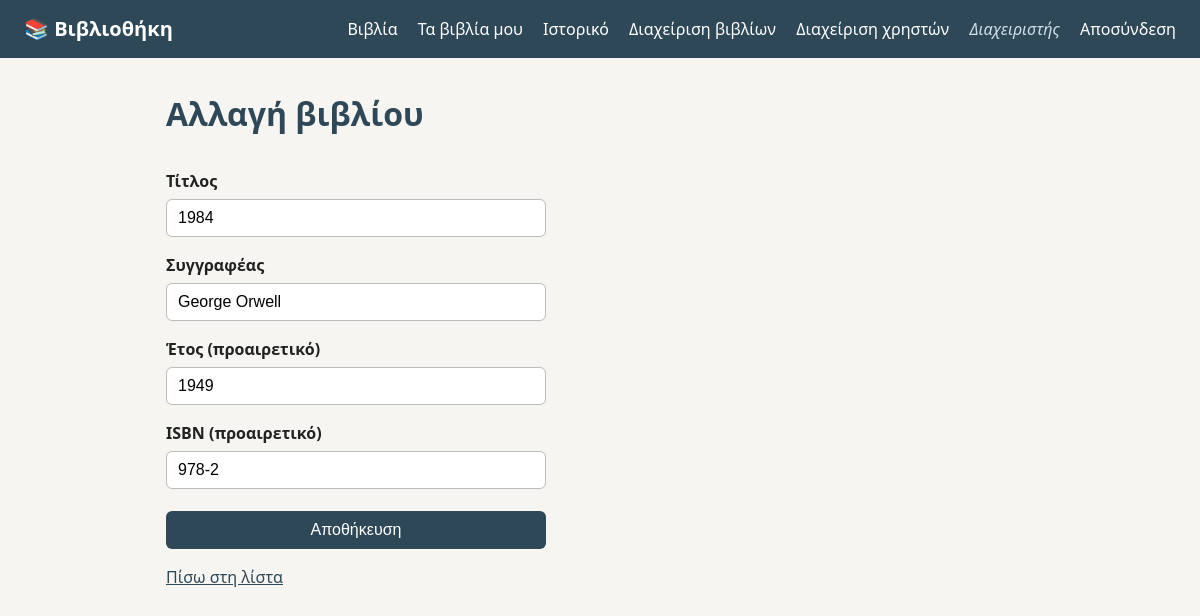
/admin/books/2/edit (signed in), run on the app's committed database.
### tables this page shows
CREATE TABLE users (
    id            INTEGER PRIMARY KEY AUTOINCREMENT,
    name          TEXT NOT NULL,
    email         TEXT NOT NULL UNIQUE,
    password_hash TEXT NOT NULL,
    role          TEXT NOT NULL DEFAULT 'user'
                  CHECK (role IN ('admin', 'user'))
);

CREATE TABLE books (
    id      INTEGER PRIMARY KEY AUTOINCREMENT,
    title   TEXT NOT NULL,
    author  TEXT NOT NULL,
    year    INTEGER,
    isbn    TEXT UNIQUE
);

### controllers/admin_controller.py (the view, shortened to what this page needs)
@admin.route("/books/<int:book_id>/edit", methods=["GET", "POST"])
@admin_required
def edit_book(book_id):
    try:
        book = current_app.book_service.get(book_id)
    except ServiceError as error:
        flash(str(error), "error")
        return redirect(url_for("admin.books"))
    return render_template("admin/book_form.html",
                           heading="Αλλαγή βιβλίου", book=book)

### controllers/auth_controller.py (called while the page is built)
@auth.before_app_request
def load_current_user():
    g.user = None
    user_id = session.get("user_id")
    if user_id is not None:
        try:
            g.user = current_app.user_service.get(user_id)
        except ServiceError:
            session.clear()

### dao/book_dao.py (called while the page is built)
    def get_by_id(self, book_id):
        conn = get_connection(self.db_path)
        row = conn.execute(
            "SELECT * FROM books WHERE id = ?", (book_id,)
        ).fetchone()
        conn.close()
        if row is None:
            return None
        return self._row_to_book(row)

    def _row_to_book(self, row):
        return Book(
            id=row["id"],
            title=row["title"],
            author=row["author"],
            year=row["year"],
            isbn=row["isbn"],
        )

### dao/user_dao.py (called while the page is built)
    def get_by_id(self, user_id):
        conn = get_connection(self.db_path)
        row = conn.execute(
            "SELECT * FROM users WHERE id = ?", (user_id,)
        ).fetchone()
        conn.close()
        if row is None:
            return None
        return self._row_to_user(row)

    def _row_to_user(self, row):
        return User(
            id=row["id"],
            name=row["name"],
            email=row["email"],
            password_hash=row["password_hash"],
            role=row["role"],
        )

### database.py (called while the page is built)
def get_connection(db_path=DB_PATH):
    conn = sqlite3.connect(db_path)
    conn.row_factory = sqlite3.Row
    conn.execute("PRAGMA foreign_keys = ON")
    return conn

### models/user.py (called while the page is built)
    def is_admin(self):
        return self.role == User.ROLE_ADMIN

### services/book_service.py (called while the page is built)
    def get(self, book_id):
        book = self.book_dao.get_by_id(book_id)
        if book is None:
            raise ServiceError("Το βιβλίο δεν βρέθηκε.")
        return book

### services/user_service.py (called while the page is built)
    def get(self, user_id):
        user = self.user_dao.get_by_id(user_id)
        if user is None:
            raise ServiceError("Ο χρήστης δεν βρέθηκε.")
        return user

### templates/admin/book_form.html (shortened to what this page needs)
{% extends "base.html" %}
{% block content %}
    <h1>{{ heading }}</h1>
    <form method="post">
        <label for="title">Τίτλος</label>
        <input id="title" name="title" value="{{ book.title or '' }}" required>
        <label for="author">Συγγραφέας</label>
        <input id="author" name="author" value="{{ book.author or '' }}" required>
        <label for="year">Έτος (προαιρετικό)</label>
        <input id="year" name="year" value="{{ book.year or '' }}">
        <label for="isbn">ISBN (προαιρετικό)</label>
        <input id="isbn" name="isbn" value="{{ book.isbn or '' }}">
        <button type="submit">Αποθήκευση</button>
    </form>
    <p><a href="{{ url_for('admin.books') }}">Πίσω στη λίστα</a></p>
{% endblock %}

### templates/base.html (shortened to what this page needs)
<!doctype html>
<html lang="el">
<head>
    <link rel="stylesheet" href="{{ url_for('static', filename='style.css') }}">
</head>
<body>
    <header>
        <a class="logo" href="{{ url_for('home') }}">📚 Βιβλιοθήκη</a>
        <nav>
            {% if g.user %}
                <a href="{{ url_for('user.books') }}">Βιβλία</a>
                <a href="{{ url_for('user.my_loans') }}">Τα βιβλία μου</a>
                <a href="{{ url_for('user.history') }}">Ιστορικό</a>
                {% if g.user.is_admin() %}
                    <a href="{{ url_for('admin.books') }}">Διαχείριση βιβλίων</a>
                    <a href="{{ url_for('admin.users') }}">Διαχείριση χρηστών</a>
                {% endif %}
                <span class="user-name">{{ g.user.name }}</span>
                <a href="{{ url_for('auth.logout') }}">Αποσύνδεση</a>
            {% else %}
                <a href="{{ url_for('auth.login') }}">Σύνδεση</a>
                <a href="{{ url_for('auth.register') }}">Εγγραφή</a>
            {% endif %}
        </nav>
    </header>
    <main>
        {% block content %}{% endblock %}
    </main>
</body>
</html>

### static/style.css (style rules this page uses)
:root { --primary: #2f4858; --primary-light: #3e5f74; --background: #f6f5f2; --card: #ffffff; --text: #222222; --muted: #6b6b6b; --border: #e5e2dc; --success-bg: #dff3e4; --success-text: #1d5e2f; --error-bg: #fbe3e3; --error-text: #8a1c1c; --danger: #a33a3a; --danger-light: #c04848; }
* { box-sizing: border-box; }
body { font-family: system-ui, sans-serif; margin: 0; background: var(--background); color: var(--text); line-height: 1.5; }
main { max-width: 900px; margin: 32px auto; padding: 0 16px; }
h1 { margin-top: 0; color: var(--primary); }
a { color: var(--primary); }
header { display: flex; flex-wrap: wrap; justify-content: space-between; align-items: center; gap: 8px; padding: 14px 24px; background: var(--primary); }
header a { color: white; text-decoration: none; margin-left: 16px; }
header .logo { font-weight: bold; font-size: 1.25em; margin-left: 0; }
header .user-name { color: #cfe0ea; margin-left: 16px; font-style: italic; }
form { display: flex; flex-direction: column; gap: 6px; max-width: 380px; }
label { margin-top: 10px; font-weight: 600; }
input, select { padding: 9px 11px; border: 1px solid #bbb; border-radius: 6px; font-size: 1em; background: white; }
button { margin-top: 16px; padding: 10px; border: none; border-radius: 6px; background: var(--primary); color: white; font-size: 1em; cursor: pointer; }

### data on the page
users: user.name "Διαχειριστής"
books: title "1984", author "George Orwell", year "1949", isbn "978-2"

### other printed values
{{ heading }} "Αλλαγή βιβλίου"
